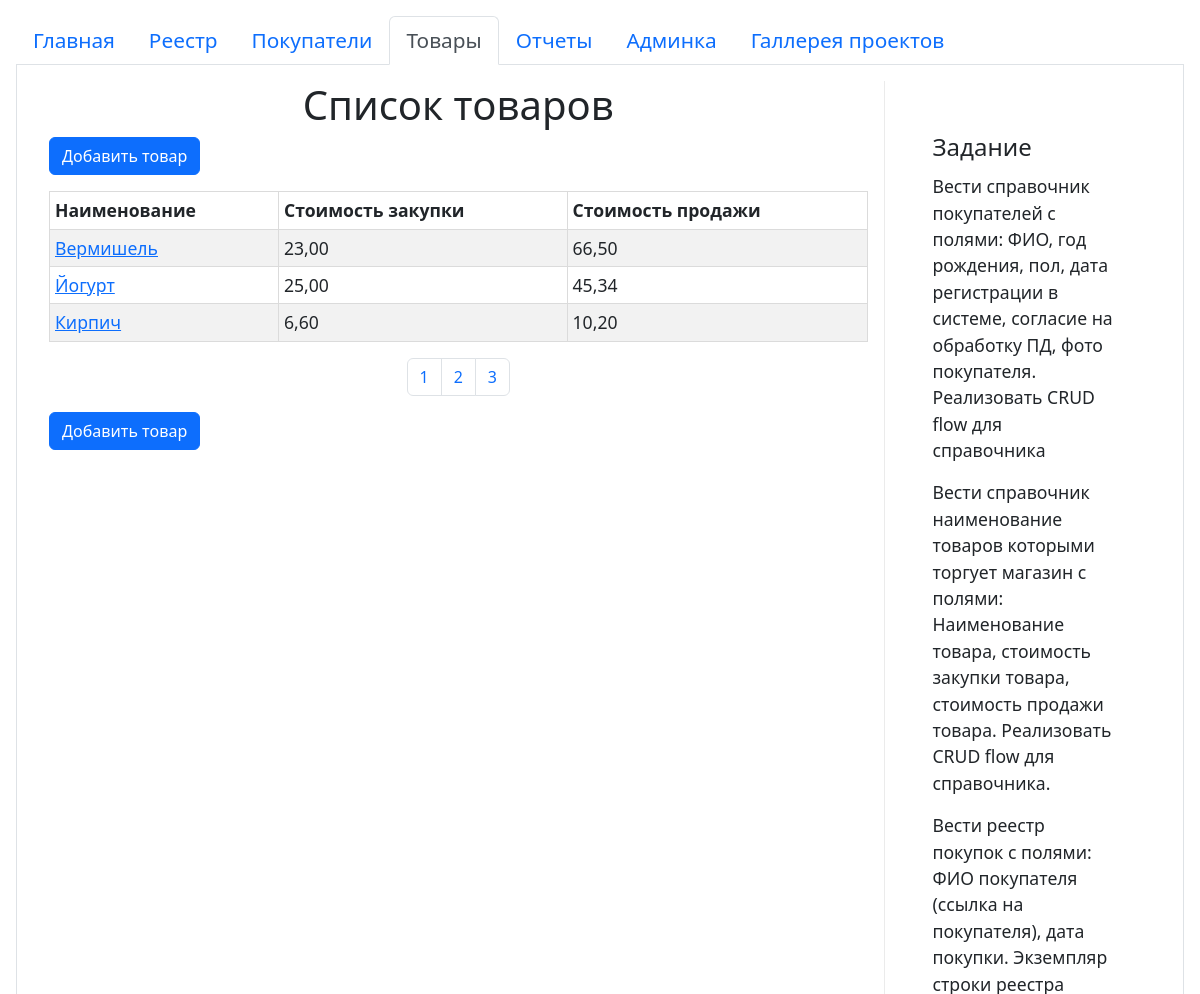
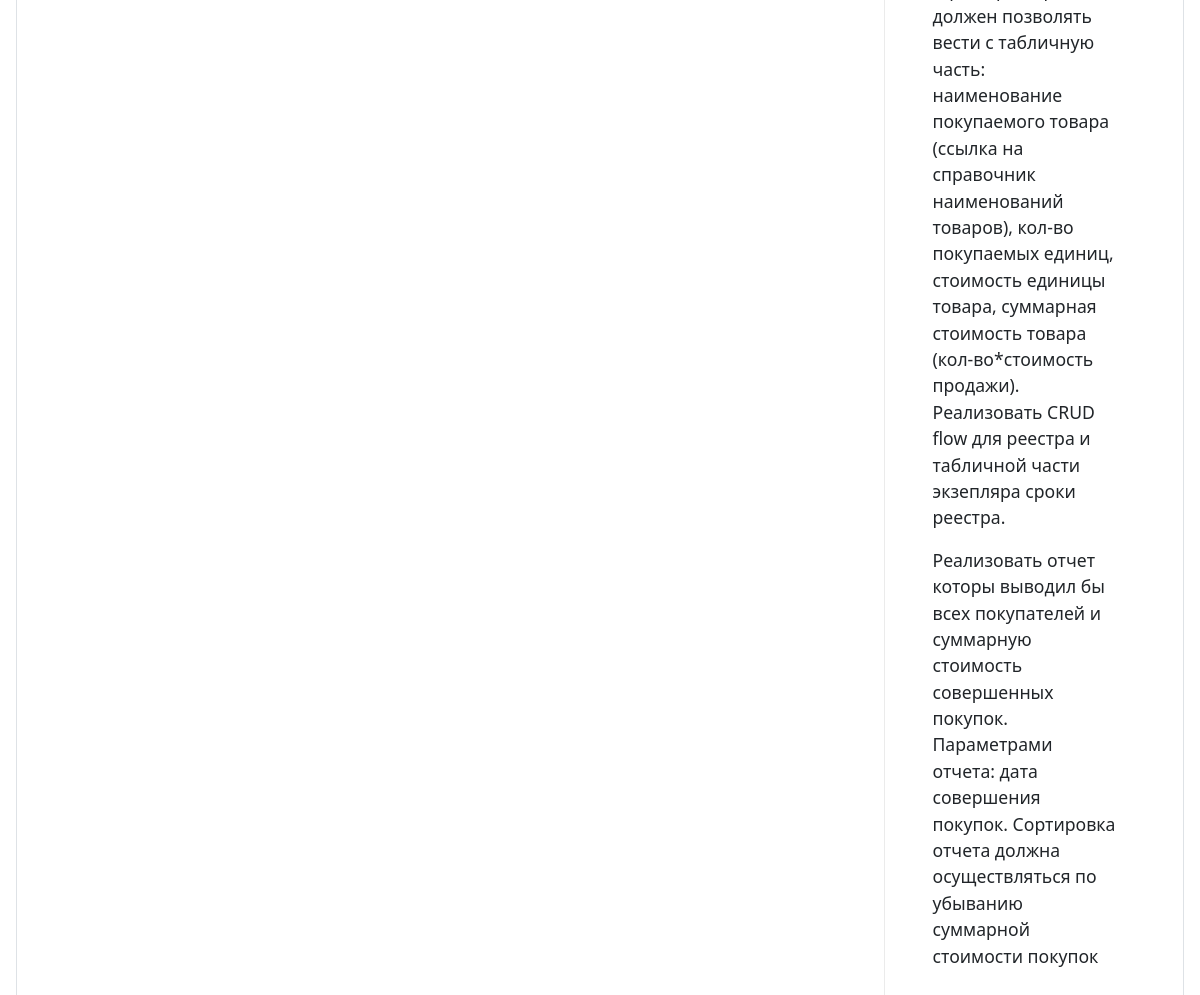
The app's page /product/ with its own data (2 pictures, top to bottom).
### products/models.py (models this page shows, shortened)
class Product (models.Model):
	name = models.CharField(max_length=200, unique=True, verbose_name="Наименование")
	purchase_price = models.DecimalField(max_digits=12, decimal_places=2, verbose_name="Цена покупки")
	sale_price = models.DecimalField(max_digits=12, decimal_places=2, verbose_name="Цена продажи")
	class Meta:
		ordering = ['name']
		verbose_name = 'Товар'
		verbose_name_plural = 'Товары'

### products/views.py (the view)
# urls.py: path('', ProductsList.as_view(), name='ProductsList'),
class ProductsList(ListView):
	model = Product
	template_name = 'products/list.html'
	context_object_name = 'Products'
	paginate_by = 3

### products/templates/products/list.html (shortened to what this page needs)
{% extends 'base.html' %}
{% load verbose_names %}
{% block content %}
<div class="center">
    <h1>Список товаров</h1>
</div>
<div >
    <a href="{% url 'CreateProduct' %}" class="m-3"><button type="button" class="btn btn-primary">Добавить товар</button></a>
    <table id="ProductsTable" class="m-3 border ListTable table table-striped" >
        <thead>
            <tr>
                <th>Наименование</th>
                <th>Стоимость закупки</th>
                <th>Стоимость продажи</th>
            </tr>
        </thead>
        {% for product in Products %}
            <tr>
                <td><a href="{% url 'ViewProduct' product.pk %}">{{ product.name }}</a></td>
                <td>{{ product.purchase_price }}</td>
                <td>{{ product.sale_price }}</td>
            </tr>
        {% endfor %}
    </table>
    {% include 'inc/_paginator.html'%}
    <a href="{% url 'CreateProduct' %}" class="m-3"><button type="button" class="btn btn-primary">Добавить товар</button></a>
</div>
{% endblock %}

### purchase/static/css/style.css (style rules this page uses)
html, body { height:100%; }
table.border th, table.border td { border-spacing: 0px; padding: 5px; border: 1px solid #dbdbdb; }
.ListTable { width: -webkit-fill-available; }
.center { text-align: center; }

### records on screen
Product: name "Вермишель", purchase_price "23,00", sale_price "66,50"
Product: name "Йогурт", purchase_price "25,00", sale_price "45,34"
Product: name "Кирпич", purchase_price "6,60", sale_price "10,20"

### other values on screen
{{ page }} "1" "2" "3"
